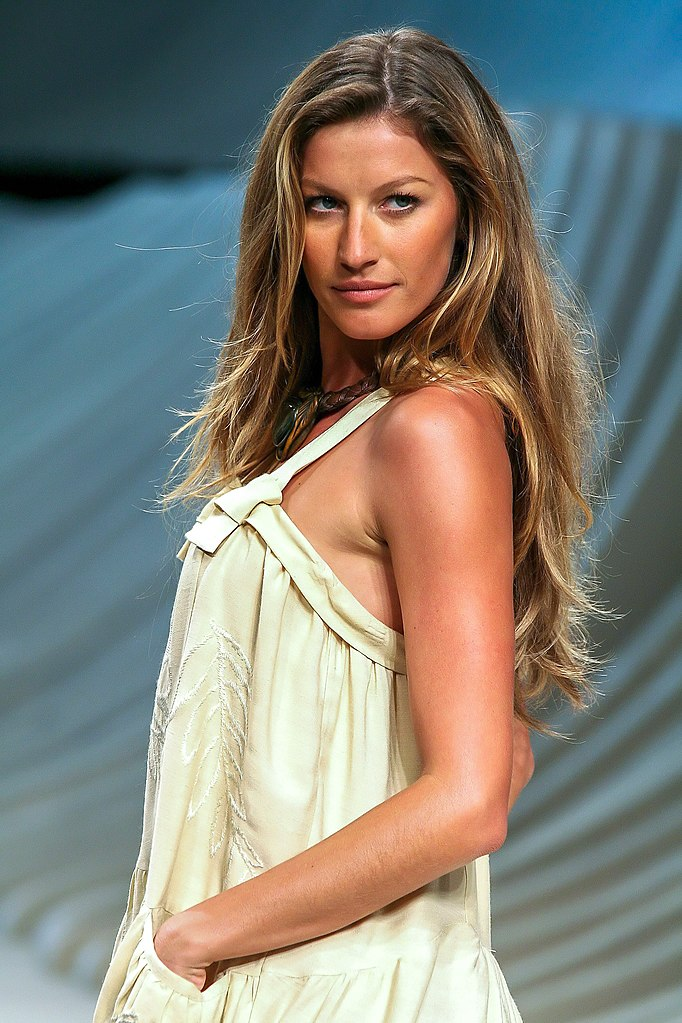
#> input picture Gisele_Bundchen.jpg, 682 x 1023 px
$ jupyter execute --allow-errors Exercicios_OpenCV.ipynb
#> lines starting #> are read from the running program, lines starting #| are printed output that depends on the picture
[cell 1]
#Aluno: João Pedro de Rossi Tambasco Calazans
#Matrícula: 202010405

#Importando as libs que serão utilizadas no exercício:
import numpy as np
import pandas as pd
import cv2 as cv
from google.colab.patches import cv2_imshow # for image display
from skimage import io
from PIL import Image
import matplotlib.pylab as plt
import scipy

[cell 2]
# Exercício 1 - Desenvolva um código que lhe permita abrir uma imagem RGB ou BGR de sua preferência, utilizando a interface python do OpenCV.
# Logo depois, converta a imagem para escala de cinza e exiba as duas imagens lado a lado na tela. Documente as funções utilizadas no código.

#Carregando a Imagem RGB que será trabalhada:
imagemRGB = ["Gisele_Bundchen.jpg"]

#Percorre o array de imagemRGB, demonstrando cada imagem no formato RGB
for x in imagemRGB:
  imagem = io.imread(x)
#> imagem is the input picture: shape (1023, 682, 3); mean R, G, B 132.1, 130.6, 121.5
  image_2 = cv.cvtColor(imagem, cv.COLOR_BGR2RGB)
  cv2_imshow(image_2)

print('\n')
#Percorre o array de imagemRGB, transformando cada imagem encontrada para escala de cinza, e no final demonstrando-a
for i in imagemRGB:
  imagem = io.imread(i)
  imagem_escalaDeCinza = cv.cvtColor(imagem, cv.COLOR_BGR2GRAY)
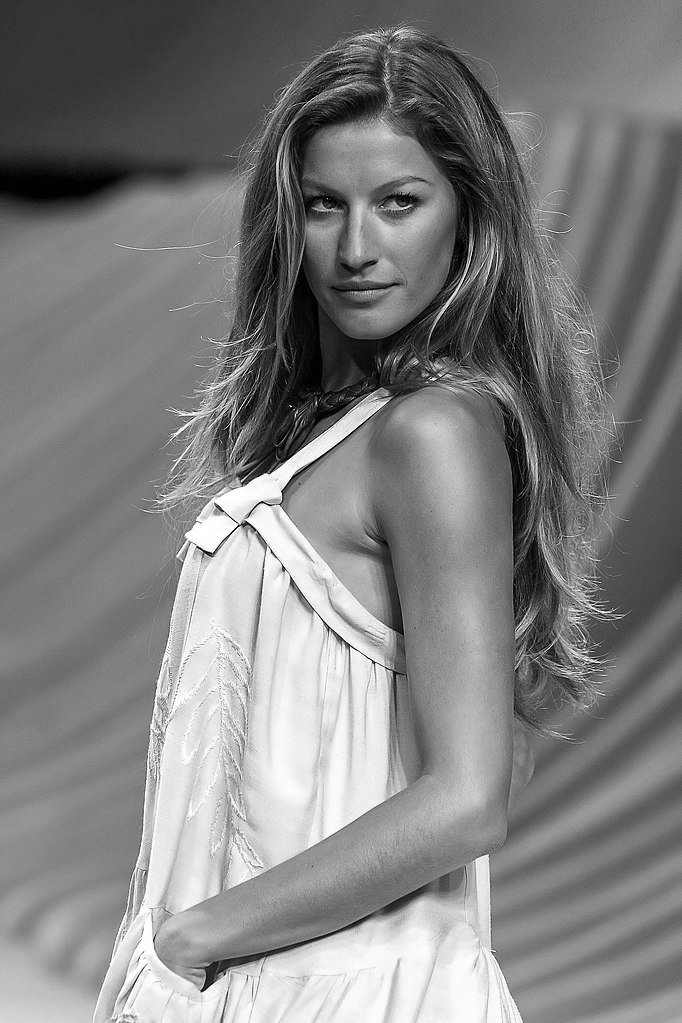
#> imagem_escalaDeCinza: shape (1023, 682); min 0, max 255, mean 128
  cv2_imshow(imagem_escalaDeCinza)

[cell 3]
#2 Utilizando o código fonte das nossas aulas como base, carregue uma imagem contendo pelo menos uma face (pode ser a imagem carregada no item 1),
#depois carregue o modelo de detecção de faces utilizado nas nossas aulas anteriores.
#Construa um código de detecção de faces, encontre a caixa envolvente da face na imagem.
#Pinte o retângulo ao redor da(s) face(s) encontrada(s) e exiba a imagem pintada na tela. Documente as funções utilizadas no código.

#Carregando modelo de detecção de faces treinado:
face_cascade = cv.CascadeClassifier('haarcascade_frontalface_default.xml')


#Executa a detecção das faces na imagem_escalaDeCinza:
faces = face_cascade.detectMultiScale(imagem_escalaDeCinza, scaleFactor = 1.01, minNeighbors = 100, minSize = (20,20), flags = cv.CASCADE_SCALE_IMAGE)
#> faces = [[262, 128, 200, 200]]


# Desenha retangulos na imagem original (colorida) para cada face encontrada:
for (x,y,w,h) in faces:
     cv.rectangle(image_2,(x,y),(x+w,y+h),(255,0,0),2)
#> this loop made 1 pass
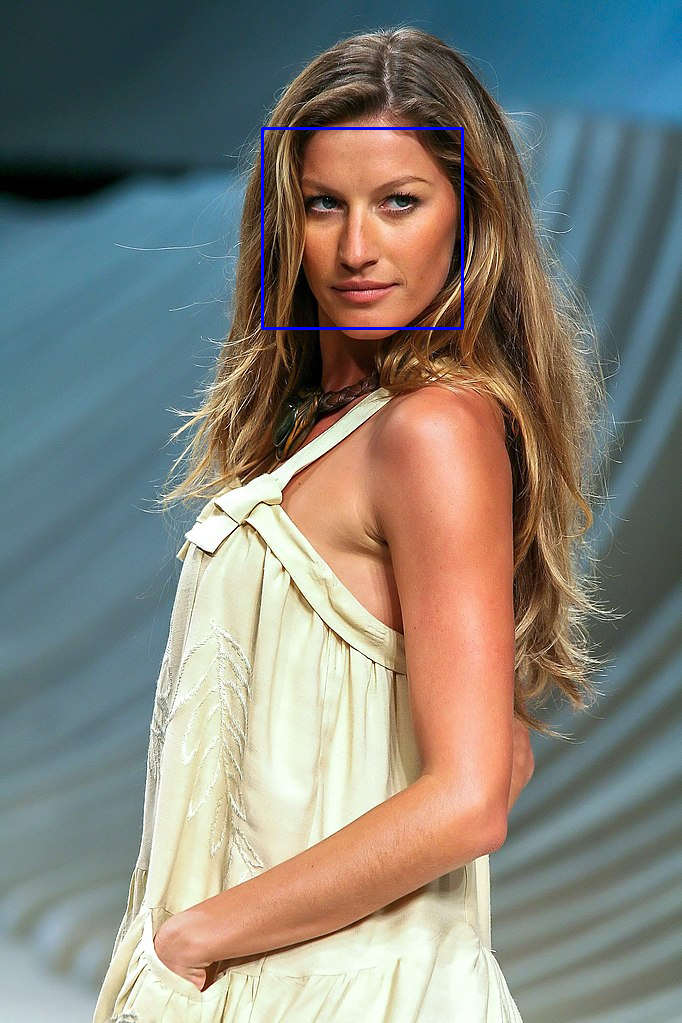
#> image_2: shape (1023, 682, 3); mean B, G, R 122.2, 130.4, 131.8

cv2_imshow(image_2)
